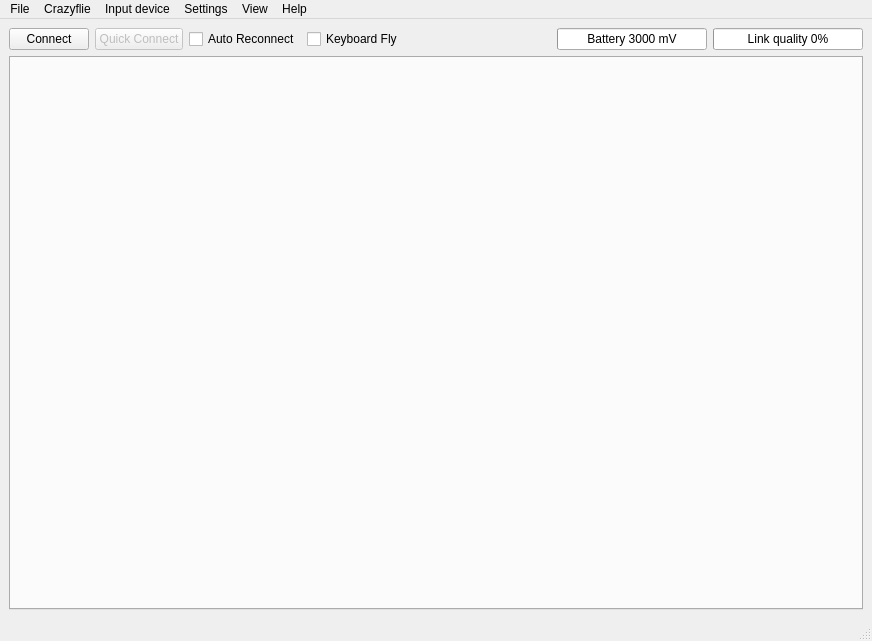
<?xml version="1.0" encoding="UTF-8"?>
<ui version="4.0">
 <class>MainWindow</class>
 <widget class="QMainWindow" name="MainWindow">
  <property name="geometry">
   <rect>
    <x>0</x>
    <y>0</y>
    <width>872</width>
    <height>641</height>
   </rect>
  </property>
  <property name="windowTitle">
   <string>Crazyflie Nano Quadcopter Control</string>
  </property>
  <property name="statusTip">
   <string/>
  </property>
  <widget class="QWidget" name="centralwidget">
   <layout class="QGridLayout" name="gridLayout">
    <item row="0" column="0">
     <layout class="QVBoxLayout" name="verticalLayout_2">
      <item>
       <layout class="QGridLayout" name="gridLayout_2">
        <item row="0" column="2">
         <widget class="QCheckBox" name="autoReconnectCheckBox">
          <property name="mouseTracking">
           <bool>false</bool>
          </property>
          <property name="text">
           <string>Auto Reconnect</string>
          </property>
          <property name="checked">
           <bool>false</bool>
          </property>
         </widget>
        </item>
        <item row="0" column="5">
         <widget class="QProgressBar" name="batteryBar">
          <property name="minimumSize">
           <size>
            <width>150</width>
            <height>0</height>
           </size>
          </property>
          <property name="maximumSize">
           <size>
            <width>150</width>
            <height>16777215</height>
           </size>
          </property>
          <property name="minimum">
           <number>3000</number>
          </property>
          <property name="maximum">
           <number>4200</number>
          </property>
          <property name="value">
           <number>3000</number>
          </property>
          <property name="textVisible">
           <bool>true</bool>
          </property>
          <property name="invertedAppearance">
           <bool>false</bool>
          </property>
          <property name="textDirection">
           <enum>QProgressBar::TopToBottom</enum>
          </property>
          <property name="format">
           <string>Battery %v mV</string>
          </property>
         </widget>
        </item>
        <item row="0" column="0">
         <widget class="QPushButton" name="connectButton">
          <property name="toolTip">
           <string>&lt;html&gt;&lt;head/&gt;&lt;body&gt;&lt;p&gt;Connect to a Crazyflie&lt;/p&gt;&lt;/body&gt;&lt;/html&gt;</string>
          </property>
          <property name="text">
           <string>Connect</string>
          </property>
         </widget>
        </item>
        <item row="0" column="1">
         <widget class="QPushButton" name="quickConnectButton">
          <property name="enabled">
           <bool>false</bool>
          </property>
          <property name="toolTip">
           <string>&lt;html&gt;&lt;head/&gt;&lt;body&gt;&lt;p&gt;Quickconnect using the last connection parameters&lt;/p&gt;&lt;/body&gt;&lt;/html&gt;</string>
          </property>
          <property name="text">
           <string>Quick Connect</string>
          </property>
         </widget>
        </item>
        <item row="0" column="4">
         <spacer name="horizontalSpacer">
          <property name="orientation">
           <enum>Qt::Horizontal</enum>
          </property>
          <property name="sizeHint" stdset="0">
           <size>
            <width>40</width>
            <height>20</height>
           </size>
          </property>
         </spacer>
        </item>
        <item row="0" column="6">
         <widget class="QProgressBar" name="linkQualityBar">
          <property name="minimumSize">
           <size>
            <width>150</width>
            <height>0</height>
           </size>
          </property>
          <property name="maximumSize">
           <size>
            <width>100</width>
            <height>16777215</height>
           </size>
          </property>
          <property name="maximum">
           <number>100</number>
          </property>
          <property name="value">
           <number>0</number>
          </property>
          <property name="textVisible">
           <bool>true</bool>
          </property>
          <property name="format">
           <string>Link quality %p%</string>
          </property>
         </widget>
        </item>
        <item row="0" column="3">
         <widget class="QCheckBox" name="useKeyboardControl">
          <property name="text">
           <string>Keyboard Fly</string>
          </property>
         </widget>
        </item>
       </layout>
      </item>
      <item>
       <widget class="QTabWidget" name="tabs">
        <property name="currentIndex">
         <number>-1</number>
        </property>
       </widget>
      </item>
     </layout>
    </item>
   </layout>
  </widget>
  <widget class="QMenuBar" name="menubar">
   <property name="geometry">
    <rect>
     <x>0</x>
     <y>0</y>
     <width>872</width>
     <height>22</height>
    </rect>
   </property>
   <widget class="QMenu" name="menuFile">
    <property name="title">
     <string>File</string>
    </property>
    <addaction name="separator"/>
    <addaction name="menuItemExit"/>
   </widget>
   <widget class="QMenu" name="menuView">
    <property name="title">
     <string>View</string>
    </property>
    <addaction name="tabsMenuItem"/>
    <addaction name="toolboxesMenuItem"/>
   </widget>
   <widget class="QMenu" name="menuHelp">
    <property name="title">
     <string>Help</string>
    </property>
    <addaction name="menuItemAbout"/>
   </widget>
   <widget class="QMenu" name="menuSettings">
    <property name="title">
     <string>Settings</string>
    </property>
    <addaction name="logConfigAction"/>
    <addaction name="separator"/>
    <addaction name="_menuItem_openconfigfolder"/>
   </widget>
   <widget class="QMenu" name="menuCrazyflie">
    <property name="title">
     <string>Crazyflie</string>
    </property>
    <addaction name="menuItemConnect"/>
    <addaction name="menuItemQuickConnect"/>
    <addaction name="menuItemBootloader"/>
   </widget>
   <widget class="QMenu" name="_menu_inputdevice">
    <property name="title">
     <string>Input device</string>
    </property>
    <widget class="QMenu" name="_menu_mappings">
     <property name="title">
      <string>Mappings</string>
     </property>
    </widget>
    <widget class="QMenu" name="_menu_devices">
     <property name="title">
      <string>Devices</string>
     </property>
    </widget>
    <addaction name="menuItemConfInputDevice"/>
    <addaction name="_menu_devices"/>
    <addaction name="_menu_mappings"/>
    <addaction name="_menuitem_rescandevices"/>
   </widget>
   <addaction name="menuFile"/>
   <addaction name="menuCrazyflie"/>
   <addaction name="_menu_inputdevice"/>
   <addaction name="menuSettings"/>
   <addaction name="menuView"/>
   <addaction name="menuHelp"/>
  </widget>
  <widget class="QStatusBar" name="statusbar"/>
  <action name="menuItemConnect">
   <property name="text">
    <string>Connect</string>
   </property>
  </action>
  <action name="menuItemExit">
   <property name="text">
    <string>Exit</string>
   </property>
   <property name="menuRole">
    <enum>QAction::NoRole</enum>
   </property>
  </action>
  <action name="menuItemRegulation">
   <property name="checkable">
    <bool>true</bool>
   </property>
   <property name="text">
    <string>Regulation</string>
   </property>
  </action>
  <action name="menuItemPlot">
   <property name="checkable">
    <bool>true</bool>
   </property>
   <property name="text">
    <string>Plotting</string>
   </property>
  </action>
  <action name="menuItemFlightdata">
   <property name="checkable">
    <bool>true</bool>
   </property>
   <property name="text">
    <string>Flight data</string>
   </property>
  </action>
  <action name="menuItemService">
   <property name="checkable">
    <bool>true</bool>
   </property>
   <property name="text">
    <string>Service</string>
   </property>
  </action>
  <action name="menuItemAbout">
   <property name="text">
    <string>About</string>
   </property>
   <property name="menuRole">
    <enum>QAction::NoRole</enum>
   </property>
  </action>
  <action name="menuItemQuickConnect">
   <property name="text">
    <string>Quick connect</string>
   </property>
  </action>
  <action name="menuItemConfInputDevice">
   <property name="text">
    <string>Configure device mapping</string>
   </property>
   <property name="menuRole">
    <enum>QAction::NoRole</enum>
   </property>
  </action>
  <action name="actionSelect_input_device">
   <property name="text">
    <string>Select input device</string>
   </property>
  </action>
  <action name="menuItemConsole">
   <property name="text">
    <string>Console</string>
   </property>
  </action>
  <action name="toolboxesMenuItem">
   <property name="text">
    <string>Toolboxes</string>
   </property>
  </action>
  <action name="tabsMenuItem">
   <property name="text">
    <string>Tabs</string>
   </property>
  </action>
  <action name="logConfigAction">
   <property name="enabled">
    <bool>false</bool>
   </property>
   <property name="text">
    <string>Logging configurations</string>
   </property>
   <property name="menuRole">
    <enum>QAction::NoRole</enum>
   </property>
  </action>
  <action name="actionOptions">
   <property name="text">
    <string>Options</string>
   </property>
   <property name="menuRole">
    <enum>QAction::NoRole</enum>
   </property>
  </action>
  <action name="menuItemBootloader">
   <property name="text">
    <string>Bootloader</string>
   </property>
  </action>
  <action name="actionAsdfasdf">
   <property name="text">
    <string>asdfasdf</string>
   </property>
  </action>
  <action name="actionSdfasdf">
   <property name="text">
    <string>sdfasdf</string>
   </property>
  </action>
  <action name="_menuitem_rescandevices">
   <property name="text">
    <string>Rescan devices</string>
   </property>
  </action>
  <action name="_menuItem_openconfigfolder">
   <property name="text">
    <string>Open config folder</string>
   </property>
  </action>
  <action name="_menuitem_use_remote_device">
   <property name="checkable">
    <bool>true</bool>
   </property>
   <property name="text">
    <string>Use remote device</string>
   </property>
  </action>
 </widget>
 <resources/>
 <connections/>
</ui>
